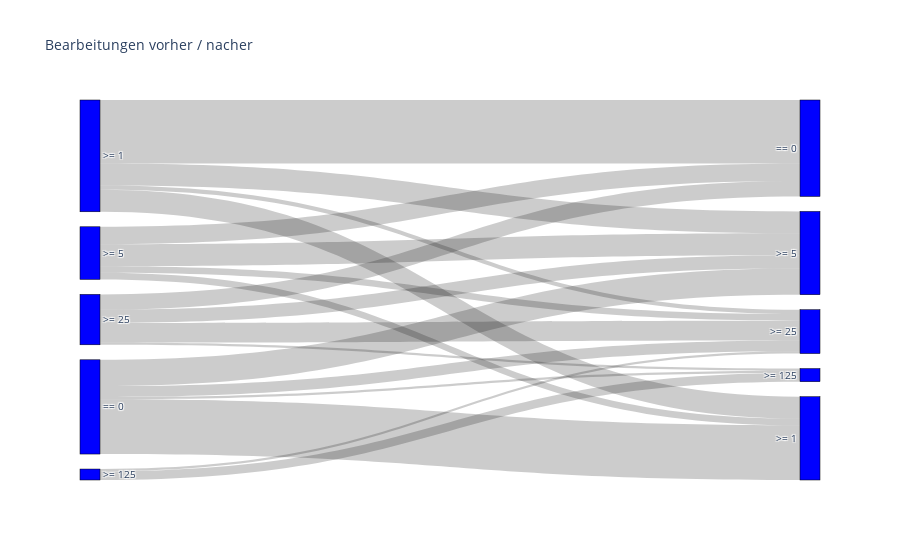

The notebook cell this image was saved under:
### Markdown cell above
# Sankey Diagram

https://chart-studio.plotly.com/~alishobeiri/1591/plotly-sankey-diagrams/#/

### Code cell
import plotly.graph_objects as go

labels = ["== 0", ">= 1", ">= 5", ">= 25", ">= 125", ">= 625"]

def cat_edits(edits):
    if edits >= 625:
        return 5
    if edits >= 125:
        return 4
    if edits >= 25:
        return 3
    if edits >= 5:
        return 2
    if edits >= 1:
        return 1
    return 0

def current(d):
    return count_edits(d[d >= max_date - pd.Timedelta(days=days_delta)])

def before(d):
    return count_edits(d[(d >= max_date - pd.Timedelta(days=2*days_delta)) & (d < max_date - pd.Timedelta(days=days_delta))])

days_delta = 90
event_ids = [5]
max_date = event_log["date"].max()

df = event_log[event_log["date"] > max_date - pd.Timedelta(days=2*days_delta)]
df = df[df["event_id"].isin(event_ids)]
df = df.groupby("username").aggregate({
    "date": [current, before]
})
df.columns = df.columns.droplevel(0)
df["target"] = df["current"].map(cat_edits)
df["source"] = df["before"].map(cat_edits)

df = df.groupby(["source", "target"]).count()
df.reset_index(inplace=True)

sankey=go.Sankey(
    arrangement="snap",
    node = dict(
      pad = 15,
      thickness = 20,
      line = dict(color = "black", width = 0.5),
      label = 2*labels,
      color = "blue",
      x = [0 for i in range(len(labels))] + [1 for i in range(len(labels))],
      y = 2*[i/len(labels) for i in range(len(labels))],
    ),
    link = dict(
      source = df["source"],
      target = df["target"] + len(labels),
      value = df["current"]
  ))
fig = go.Figure(data=[sankey])

fig.update_layout(title_text=f"Bearbeitungen vorher / nacher", font_size=10)
fig.show()

display(df)

### Figure 1 — Plotly figure (JSON) as saved in the notebook; plotly's stock layout.template omitted (floating-point values rounded to 4 significant figures)
{"data": [{"arrangement": "snap", "link": {"source": [0, 0, 0, 0, 1, 1, 1, 1, 2, 2, 2, 2, 3, 3, 3, 3, 4, 4], "target": [7, 8, 9, 10, 6, 7, 8, 9, 6, 7, 8, 9, 6, 8, 9, 10, 9, 10], "value": [25, 12, 5, 1, 29, 10, 10, 2, 8, 3, 10, 3, 7, 6, 9, 1, 1, 4]}, "node": {"color": "blue", "label": ["== 0", ">= 1", ">= 5", ">= 25", ">= 125", ">= 625", "== 0", ">= 1", ">= 5", ">= 25", ">= 125", ">= 625"], "line": {"color": "black", "width": 0.5}, "pad": 15, "thickness": 20, "x": [0, 0, 0, 0, 0, 0, 1, 1, 1, 1, 1, 1], "y": [0, 0.1667, 0.3333, 0.5, 0.6667, 0.8333, 0, 0.1667, 0.3333, 0.5, 0.6667, 0.8333]}, "type": "sankey"}], "layout": {"font": {"size": 10}, "title": {"text": "Bearbeitungen vorher / nacher"}}}
